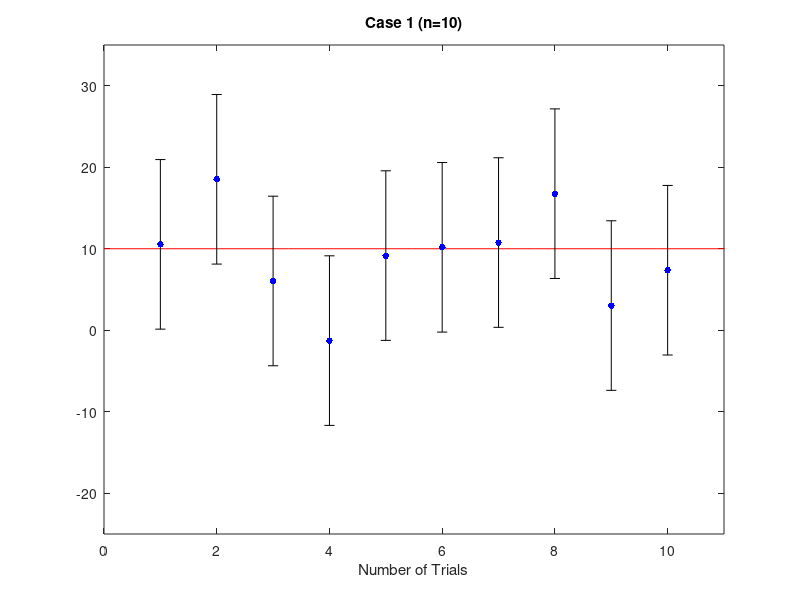
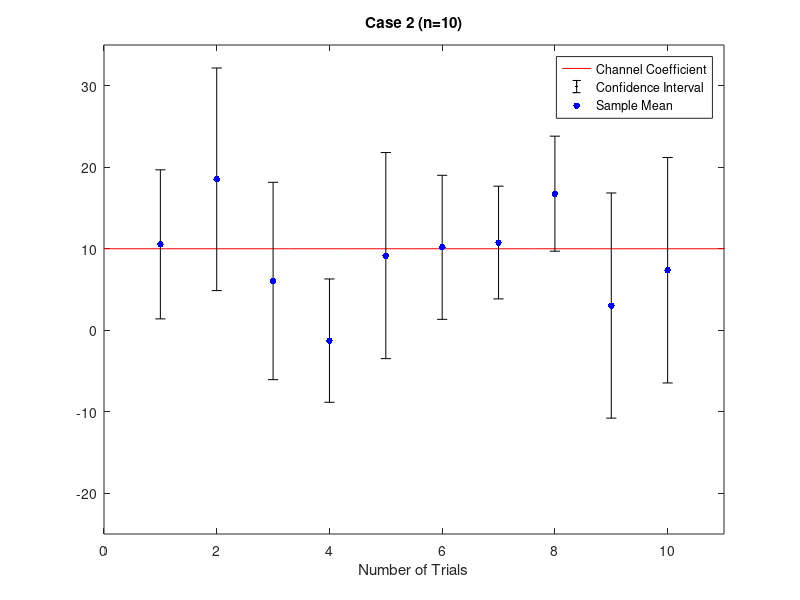
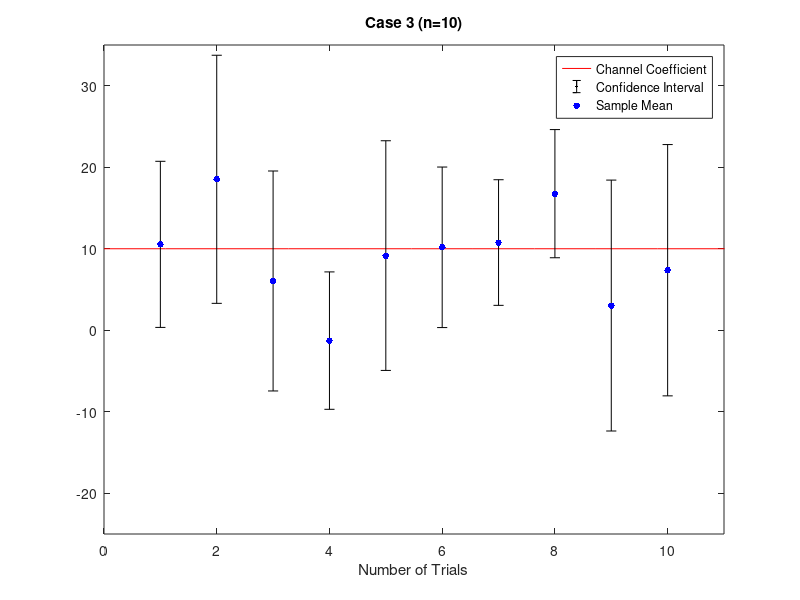

Recreate these plots in MATLAB, in order.
% Name = Naveen Srinivasa
clear;
close all;
clc;

seed = 16+64+64+256+256+16+16;   % a = 16, e = 64, i = 256 seed = 688
seed
rng(seed,'twister');
% Given Values
m =1000;  % Number of trials
C=10;  % True Channel Coefficient
sigma_n = 20;  % Standard deviation of the noise
confidence = 0.9; % 90% confidence
alpha = 1-confidence;
% Performing the simulation separately for n = 10 and n = 100

% n = 10
n_10 = 10;

count_case1_10 = 0;  % Number of cases where C lies in the confidence interval for case 1
count_case2_10 = 0;  % Number of cases where C lies in the confidence interval for case 2
count_case3_10 = 0;  % Number of cases where C lies in the confidence interval for case 3
sample_mean_list_10 = [0,0,0,0,0,0,0,0,0,0];  % Sample means from first 10 trials
lower_conf_1_10 = [0,0,0,0,0,0,0,0,0,0];  % Lower limit of the confidence interval for first 10 trials for case 1
upper_conf_1_10 = [0,0,0,0,0,0,0,0,0,0];  % Upper limit of the confidence interval for first 10 trials for case 1
lower_conf_2_10 = [0,0,0,0,0,0,0,0,0,0];  % Lower limit of the confidence interval for first 10 trials for case 2
upper_conf_2_10 = [0,0,0,0,0,0,0,0,0,0];  % Upper limit of the confidence interval for first 10 trials for case 2
lower_conf_3_10 = [0,0,0,0,0,0,0,0,0,0];  % Lower limit of the confidence interval for first 10 trials for case 3
upper_conf_3_10 = [0,0,0,0,0,0,0,0,0,0];  % Upper limit of the confidence interval for first 10 trials for case 3

%Loop for 1000 trials
for i = 1:m
    N = sigma_n*randn(1,n_10);   % Noise
    X = C+N;  % Real valued Received Sample
    sample_mean = sum(X)/n_10;  % Sample Mean for the generated Data points

    %case 1 : Estimating the confidence interval using known variance of X
    sigma_1 = sigma_n; % For case 1, The variance of the channel is the same as that of the noise
    delta_1_10 = norminv((1-alpha/2),0,sigma_1/sqrt(n_10)); % Error
    y_value_1_10 = delta_1_10 * sqrt(n_10)/sigma_1;  
    if ((sample_mean-delta_1_10<=C) && (C <= sample_mean+delta_1_10))
        count_case1_10 = count_case1_10+1;  %Counting the number of times when C lies in the confidence interval
    end
    

    %case 2 : Estimating the confidence interval using Sample variance without assuming that the measurements are gaussian
    sample_variance = (sum((X-sample_mean).^2))/(n_10-1);
    sigma_2 = sqrt(sample_variance);
    y_value_2_10 = y_value_1_10;
    delta_2_10 = y_value_2_10*sigma_2/sqrt(n_10);  % Error
    if ((sample_mean-delta_2_10<=C) && (C <= sample_mean+delta_2_10))
        count_case2_10 = count_case2_10+1;  %Counting the number of times when C lies in the confidence interval
    end
   

    %case 3 : Estimating the confidence interval using Sample variance assuming that the measurements are gaussian
    y_value_3_10 = tinv(1-alpha/2,n_10-1);
    sigma_3 = sigma_2;
    delta_3_10 = y_value_3_10*sigma_3/sqrt(n_10);  
    if ((sample_mean-delta_3_10<=C) && (C <= sample_mean+delta_3_10))
        count_case3_10 = count_case3_10+1;  %Counting the number of times when C lies in the confidence interval
    end
    
    if (i<=10)
        % Storing the 1st 10 values of the sample mean and the confidence
        % interval bounds generated for the 3 cases
        sample_mean_list_10(i) = sample_mean;
        lower_conf_1_10(i) = sample_mean - delta_1_10;
        upper_conf_1_10(i) = sample_mean + delta_1_10;
        lower_conf_2_10(i) = sample_mean - delta_2_10;
        upper_conf_2_10(i) = sample_mean + delta_2_10;
        lower_conf_3_10(i) = sample_mean - delta_3_10;
        upper_conf_3_10(i) = sample_mean + delta_3_10;
    end

    
end


figure;
x_data = linspace(1,10,10);
x_line = linspace(0,12,12);
y_line = ones(1, 12)*C;
plot(x_line, y_line, 'r'); hold on;
err1 = upper_conf_1_10 - sample_mean_list_10;
errorbar(x_data, sample_mean_list_10, err1, 'k.'); % Plots error bars at the specific data points given by x_data and y_data.
plot(x_data, sample_mean_list_10, 'b.', 'MarkerSize', 15); hold on;% Add data points to the plot.


xlim([0 11]);
ylim([-25 35]);
title('Case 1 (n=10)');
xlabel('Number of Trials');



figure;
x_line = linspace(0,12,12);
y_line = ones(1, 12)*C;
plot(x_line, y_line, 'r'); hold on;
err2 = upper_conf_2_10 - sample_mean_list_10;
errorbar(x_data, sample_mean_list_10, err2, 'k.'); % Plots error bars at the specific data points given by x_data and y_data.
plot(x_data, sample_mean_list_10, 'b.', 'MarkerSize', 15); hold on;% Add data points to the plot.


xlim([0 11]);
ylim([-25 35]);
title('Case 2 (n=10)');
xlabel('Number of Trials');

legend('Channel Coefficient', 'Confidence Interval', 'Sample Mean');
hold off

figure;
x_line = linspace(0,12,12);
y_line = ones(1, 12)*C;
plot(x_line, y_line, 'r'); hold on;
err3 = upper_conf_3_10 - sample_mean_list_10;
errorbar(x_data, sample_mean_list_10, err3, 'k.'); % Plots error bars at the specific data points given by x_data and y_data.
plot(x_data, sample_mean_list_10, 'b.', 'MarkerSize', 15); hold on;% Add data points to the plot.


xlim([0 11]);
ylim([-25 35]);
title('Case 3 (n=10)');
xlabel('Number of Trials');

legend('Channel Coefficient', 'Confidence Interval', 'Sample Mean');
hold off

% n = 100
n_100 = 100;

count_case1_100 = 0;  % Number of cases where C lies in the confidence interval for case 1
count_case2_100 = 0;  % Number of cases where C lies in the confidence interval for case 2
count_case3_100 = 0;  % Number of cases where C lies in the confidence interval for case 3
sample_mean_list_100 = [0,0,0,0,0,0,0,0,0,0];  % Sample means from first 10 trials
lower_conf_1_100 = [0,0,0,0,0,0,0,0,0,0];  % Lower limit of the confidence interval for first 10 trials for case 1
upper_conf_1_100 = [0,0,0,0,0,0,0,0,0,0];  % Upper limit of the confidence interval for first 10 trials for case 1
lower_conf_2_100 = [0,0,0,0,0,0,0,0,0,0];  % Lower limit of the confidence interval for first 10 trials for case 2
upper_conf_2_100 = [0,0,0,0,0,0,0,0,0,0];  % Upper limit of the confidence interval for first 10 trials for case 2
lower_conf_3_100 = [0,0,0,0,0,0,0,0,0,0];  % Lower limit of the confidence interval for first 10 trials for case 3
upper_conf_3_100 = [0,0,0,0,0,0,0,0,0,0];  % Upper limit of the confidence interval for first 10 trials for case 3
%Loop for 1000 trials
for i = 1:m
    N = sigma_n*randn(1,n_100);   % Noise
    X = C+N;  % Real valued Received Sample
    sample_mean = sum(X)/n_100;  % Sample Mean for the generated Data points

    %case 1 : Estimating the confidence interval using known variance of X
    sigma_1 = sigma_n; % For case 1, The variance of the channel is the same as that of the noise
    delta_1_100 = norminv((1-alpha/2),0,sigma_1/sqrt(n_100)); % Error
    y_value_1_100 = delta_1_100 * sqrt(n_100)/sigma_1;  
    if ((sample_mean-delta_1_100<=C) && (C <= sample_mean+delta_1_100))
        count_case1_100 = count_case1_100+1;  %Counting the number of times when C lies in the confidence interval
    end
    

    %case 2 : Estimating the confidence interval using Sample variance without assuming that the measurements are gaussian
    sample_variance = (sum((X-sample_mean).^2))/(n_100-1);
    sigma_2 = sqrt(sample_variance);
    y_value_2_100 = y_value_1_100;
    delta_2_100 = y_value_2_100*sigma_2/sqrt(n_100);  % Error
    if ((sample_mean-delta_2_100<=C) && (C <= sample_mean+delta_2_100))
        count_case2_100 = count_case2_100+1;  %Counting the number of times when C lies in the confidence interval
    end
   

    %case 3 : Estimating the confidence interval using Sample variance assuming that the measurements are gaussian
    y_value_3_100 = tinv(1-alpha/2,n_100-1);
    sigma_3 = sigma_2;
    delta_3_100 = y_value_3_100*sigma_3/sqrt(n_100);  

    if ((sample_mean-delta_3_100<=C) && (C <= sample_mean+delta_3_100))
        count_case3_100 = count_case3_100+1;  %Counting the number of times when C lies in the confidence interval
    end
    
    if (i<=10)
        % Storing the 1st 10 values of the sample mean and the confidence
        % interval bounds generated for the 3 cases
        sample_mean_list_100(i) = sample_mean;
        lower_conf_1_100(i) = sample_mean - delta_1_10;
        upper_conf_1_100(i) = sample_mean + delta_1_10;
        lower_conf_2_100(i) = sample_mean - delta_2_10;
        upper_conf_2_100(i) = sample_mean + delta_2_10;
        lower_conf_3_100(i) = sample_mean - delta_3_10;
        upper_conf_3_100(i) = sample_mean + delta_3_10;
    end    
end